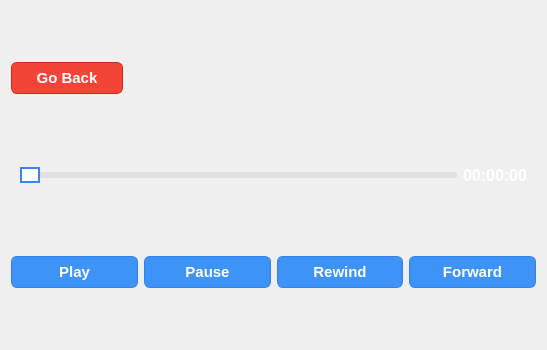
<?xml version="1.0" encoding="UTF-8"?>
<ui version="4.0">
 <class>videoplayer</class>
 <widget class="QWidget" name="videoplayer">
  <property name="geometry">
   <rect>
    <x>0</x>
    <y>0</y>
    <width>547</width>
    <height>350</height>
   </rect>
  </property>
  <property name="windowTitle">
   <string>Form</string>
  </property>
  <property name="styleSheet">
   <string notr="true">#videoplayer {
	border-image: url(:/bg/metro.jpg) 0 0 0 0 stretch stretch;
}</string>
  </property>
  <layout class="QVBoxLayout" name="verticalLayout">
   <item>
    <layout class="QHBoxLayout" name="horizontalLayout_3">
     <item>
      <widget class="QPushButton" name="pushButton">
       <property name="sizePolicy">
        <sizepolicy hsizetype="Fixed" vsizetype="Fixed">
         <horstretch>0</horstretch>
         <verstretch>0</verstretch>
        </sizepolicy>
       </property>
       <property name="styleSheet">
        <string notr="true">QPushButton {
	box-shadow:inset 0px 1px 0px 0px #f5978e;
	background:linear-gradient(to bottom, #f24537 5%, #c62d1f 100%);
	background-color:#f24537;
	border-radius:6px;
	border:1px solid #d02718;
	display:inline-block;
	cursor:pointer;
	color:#ffffff;
	font-family:Arial;
	font-size:15px;
	font-weight:bold;
	padding:6px 24px;
	text-decoration:none;
	text-shadow:0px 1px 0px #810e05;
}
QPushButton:hover {
	background:linear-gradient(to bottom, #c62d1f 5%, #f24537 100%);
	background-color:#c62d1f;
}
QPushButton:active {
	position:relative;
	top:1px;
}</string>
       </property>
       <property name="text">
        <string>Go Back</string>
       </property>
      </widget>
     </item>
     <item>
      <spacer name="horizontalSpacer">
       <property name="orientation">
        <enum>Qt::Horizontal</enum>
       </property>
       <property name="sizeHint" stdset="0">
        <size>
         <width>40</width>
         <height>20</height>
        </size>
       </property>
      </spacer>
     </item>
    </layout>
   </item>
   <item>
    <layout class="QVBoxLayout" name="verticalLayout_2"/>
   </item>
   <item>
    <widget class="QFrame" name="horizontalFrame">
     <property name="sizePolicy">
      <sizepolicy hsizetype="MinimumExpanding" vsizetype="Fixed">
       <horstretch>0</horstretch>
       <verstretch>0</verstretch>
      </sizepolicy>
     </property>
     <layout class="QHBoxLayout" name="horizontalLayout">
      <item>
       <widget class="QSlider" name="horizontalSlider">
        <property name="styleSheet">
         <string notr="true">/* The base slider container */
QSlider:horizontal {
	background: transparent;
    height: 30px;
}

/* The track / background bar */
QSlider::groove:horizontal {
    border: none;
    height: 6px;
    background: #E0E0E0;
    border-radius: 3px;
}

/* The progress bar area (left of the handle) */
QSlider::sub-page:horizontal {
    background: #3B82F6;
    border-radius: 3px;
}

/* The unselected bar area (right of the handle) */
QSlider::add-page:horizontal {
    background: #E0E0E0;
    border-radius: 3px;
}

/* The sliding knob / handle */
QSlider::handle:horizontal {
    background: #FFFFFF;
    border: 2px solid #3B82F6;
    width: 16px;
    height: 16px;
    margin: -5px 0px; /* Centers a 16px handle over a 6px groove */
    border-radius: 9px; /* Half of width/height + border to make it a circle */
}

/* Handle behavior when hovered */
QSlider::handle:horizontal:hover {
    background: #3B82F6;
    border: 2px solid #2563EB;
}

/* Handle behavior when dragged */
QSlider::handle:horizontal:pressed {
    background: #1D4ED8;
    border: 2px solid #1E40AF;
}
</string>
        </property>
        <property name="orientation">
         <enum>Qt::Horizontal</enum>
        </property>
       </widget>
      </item>
      <item>
       <widget class="QLabel" name="length">
        <property name="font">
         <font>
          <family>Arial</family>
          <pointsize>12</pointsize>
          <weight>75</weight>
          <bold>true</bold>
         </font>
        </property>
        <property name="styleSheet">
         <string notr="true">QLabel {
	color: white;
}</string>
        </property>
        <property name="text">
         <string>00:00:00</string>
        </property>
       </widget>
      </item>
     </layout>
    </widget>
   </item>
   <item>
    <layout class="QHBoxLayout" name="horizontalLayout_2">
     <item>
      <widget class="QPushButton" name="play">
       <property name="styleSheet">
        <string notr="true">QPushButton {
    box-shadow:inset 0px 1px 0px 0px #97c4fe;
	background:linear-gradient(to bottom, #3d94f6 5%, #1e62d0 100%);
	background-color:#3d94f6;
	border-radius:6px;
	border:1px solid #337fed;
	display:inline-block;
	cursor:pointer;
	color:#ffffff;
	font-family:Arial;
	font-size:15px;
	font-weight:bold;
	padding:6px 24px;
	text-decoration:none;
	text-shadow:0px 1px 0px #1570cd;
}

QPushButton:hover {
	background:linear-gradient(to bottom, #1e62d0 5%, #3d94f6 100%);
	background-color:#1e62d0;
}

QPushButton:active {
	position:relative;
	top:1px;
}</string>
       </property>
       <property name="text">
        <string>Play</string>
       </property>
       <property name="default">
        <bool>true</bool>
       </property>
      </widget>
     </item>
     <item>
      <widget class="QPushButton" name="pause">
       <property name="styleSheet">
        <string notr="true">QPushButton {
    box-shadow:inset 0px 1px 0px 0px #97c4fe;
	background:linear-gradient(to bottom, #3d94f6 5%, #1e62d0 100%);
	background-color:#3d94f6;
	border-radius:6px;
	border:1px solid #337fed;
	display:inline-block;
	cursor:pointer;
	color:#ffffff;
	font-family:Arial;
	font-size:15px;
	font-weight:bold;
	padding:6px 24px;
	text-decoration:none;
	text-shadow:0px 1px 0px #1570cd;
}

QPushButton:hover {
	background:linear-gradient(to bottom, #1e62d0 5%, #3d94f6 100%);
	background-color:#1e62d0;
}

QPushButton:active {
	position:relative;
	top:1px;
}</string>
       </property>
       <property name="text">
        <string>Pause</string>
       </property>
      </widget>
     </item>
     <item>
      <widget class="QPushButton" name="rewind">
       <property name="styleSheet">
        <string notr="true">QPushButton {
    box-shadow:inset 0px 1px 0px 0px #97c4fe;
	background:linear-gradient(to bottom, #3d94f6 5%, #1e62d0 100%);
	background-color:#3d94f6;
	border-radius:6px;
	border:1px solid #337fed;
	display:inline-block;
	cursor:pointer;
	color:#ffffff;
	font-family:Arial;
	font-size:15px;
	font-weight:bold;
	padding:6px 24px;
	text-decoration:none;
	text-shadow:0px 1px 0px #1570cd;
}

QPushButton:hover {
	background:linear-gradient(to bottom, #1e62d0 5%, #3d94f6 100%);
	background-color:#1e62d0;
}

QPushButton:active {
	position:relative;
	top:1px;
}</string>
       </property>
       <property name="text">
        <string>Rewind</string>
       </property>
       <property name="shortcut">
        <string>Left</string>
       </property>
      </widget>
     </item>
     <item>
      <widget class="QPushButton" name="forward">
       <property name="styleSheet">
        <string notr="true">QPushButton {
    box-shadow:inset 0px 1px 0px 0px #97c4fe;
	background:linear-gradient(to bottom, #3d94f6 5%, #1e62d0 100%);
	background-color:#3d94f6;
	border-radius:6px;
	border:1px solid #337fed;
	display:inline-block;
	cursor:pointer;
	color:#ffffff;
	font-family:Arial;
	font-size:15px;
	font-weight:bold;
	padding:6px 24px;
	text-decoration:none;
	text-shadow:0px 1px 0px #1570cd;
}

QPushButton:hover {
	background:linear-gradient(to bottom, #1e62d0 5%, #3d94f6 100%);
	background-color:#1e62d0;
}

QPushButton:active {
	position:relative;
	top:1px;
}</string>
       </property>
       <property name="text">
        <string>Forward</string>
       </property>
       <property name="shortcut">
        <string>Right</string>
       </property>
      </widget>
     </item>
    </layout>
   </item>
  </layout>
 </widget>
 <resources/>
 <connections>
  <connection>
   <sender>pushButton</sender>
   <signal>clicked()</signal>
   <receiver>videoplayer</receiver>
   <slot>close()</slot>
   <hints>
    <hint type="sourcelabel">
     <x>42</x>
     <y>55</y>
    </hint>
    <hint type="destinationlabel">
     <x>5</x>
     <y>89</y>
    </hint>
   </hints>
  </connection>
 </connections>
</ui>
